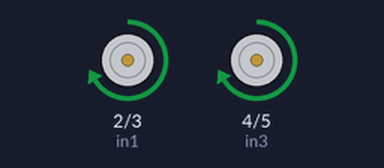
Simulated run of this sketch. Board: ESP32. On the bench: motor-driver pin pairs drawn as motors (green arrow = first pin HIGH = forward, orange = second pin HIGH = backward, longer = more drive, scaled by the enable pin).

Above: at 1.0 s.
At 7.2 s:
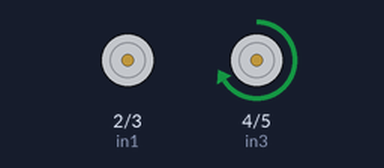
At 12.6 s:
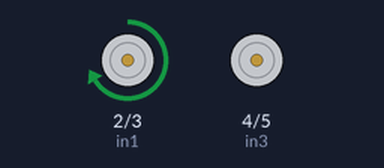
At 15.3 s:
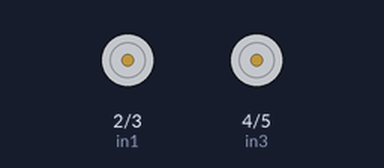
Timing chart, 0 to 23.1 s (numbered marks = the images above):
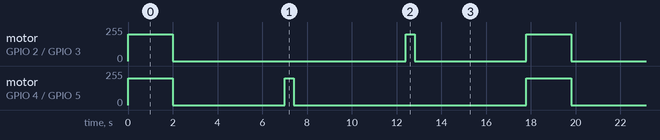

Measured:
- by itself, motor on GPIO 2 (in1) / GPIO 3 (in2): repeats every 17.8 s: stopped 10.4 s, forward 200/255 0.40 s, stopped 5.0 s, forward 200/255 2.0 s
- by itself, motor on GPIO 4 (in3) / GPIO 5 (in4): repeats every 17.8 s: stopped 5.0 s, forward 200/255 0.40 s, stopped 10.4 s, forward 200/255 2.0 s

The sketch:

robot.ino
```cpp
// connect motor controller pins to Arduino digital pins
// motor one
int enA = 34;
int in1 = 2;
int in2 = 3;
// motor two
int enB = 36;
int in3 = 4;
int in4 = 5;

void setup()
{
  // set all the motor control pins to outputs
  pinMode(enA, OUTPUT);
  pinMode(enB, OUTPUT);
  pinMode(in1, OUTPUT);
  pinMode(in2, OUTPUT);
  pinMode(in3, OUTPUT);
  pinMode(in4, OUTPUT);
}

void backward() // important!!!! this isnt working for now
{
  digitalWrite(in1, HIGH);
  digitalWrite(in2, LOW);
  digitalWrite(in3, HIGH);
  digitalWrite(in4, LOW);
   for (int i = 0; i < 200; i++)
  {
    analogWrite(enA, i);
    analogWrite(enB, i);
    delay(20);
  }
}
void forward()
{
  digitalWrite(in1, HIGH);
  digitalWrite(in2, LOW);
  digitalWrite(in3, HIGH);
  digitalWrite(in4, LOW);
  analogWrite(enB, 200);
  analogWrite(enA, 200);
   delay(2000);

  }
void right()
{
  digitalWrite(in1, LOW);
  digitalWrite(in2, LOW);
  analogWrite(enA, 200);
  digitalWrite(in3, HIGH);
  digitalWrite(in4, LOW);
  analogWrite(enB, 200);
   delay(400);
  }
void left()
{
  digitalWrite(in1, HIGH);
  digitalWrite(in2, LOW);
  analogWrite(enA, 200);
  digitalWrite(in3, LOW);
  digitalWrite(in4, LOW);
  analogWrite(enB, 200);
   delay(400);
  }
void wait()
{
   digitalWrite(in1, LOW);
  digitalWrite(in2, LOW);
  digitalWrite(in3, LOW);
  digitalWrite(in4, LOW);
  }

 void loop()
{
  forward();
  wait();
  delay(5000);
  right();
  wait();
  delay(5000);
  left();
  wait();
  delay(5000);
}
```
